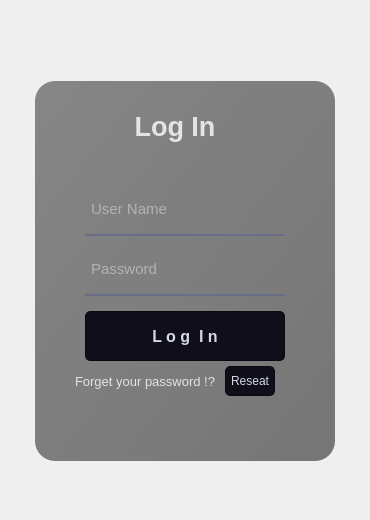
<?xml version="1.0" encoding="UTF-8"?>
<ui version="4.0">
 <class>Frame</class>
 <widget class="QFrame" name="Frame">
  <property name="geometry">
   <rect>
    <x>0</x>
    <y>0</y>
    <width>370</width>
    <height>520</height>
   </rect>
  </property>
  <property name="minimumSize">
   <size>
    <width>370</width>
    <height>520</height>
   </size>
  </property>
  <property name="maximumSize">
   <size>
    <width>400</width>
    <height>550</height>
   </size>
  </property>
  <property name="windowTitle">
   <string>Frame</string>
  </property>
  <property name="styleSheet">
   <string notr="true">/*
Neon Style Sheet for QT Applications (QpushButton)
Author: Jaime A. Quiroga P.
Company: GTRONICK
Last updated: 24/10/2020, 15:42.
Available at: https://github.com/GTRONICK/QSS/blob/master/NeonButtons.qss
*/
QPushButton{
	border-style: solid;
	border-color: #050a0e;
	border-width: 1px;
	border-radius: 5px;
	color: #d3dae3;
	padding: 2px;
	background-color: #100E19;
}
QPushButton::default{
	border-style: solid;
	border-color: #050a0e;
	border-width: 1px;
	border-radius: 5px;
	color: #FFFFFF;
	padding: 2px;
	background-color: #151a1e;
}
QPushButton:hover{
	border-style: solid;
	border-top-color: qlineargradient(spread:pad, x1:0, y1:1, x2:1, y2:1, stop:0 #C0DB50, stop:0.4 #C0DB50, stop:0.5 #100E19, stop:1 #100E19);
    border-bottom-color: qlineargradient(spread:pad, x1:0, y1:1, x2:1, y2:1, stop:0 #100E19, stop:0.5 #100E19, stop:0.6 #C0DB50, stop:1 #C0DB50);
    border-left-color: qlineargradient(spread:pad, x1:0, y1:0, x2:0, y2:1, stop:0 #C0DB50, stop:0.3 #C0DB50, stop:0.7 #100E19, stop:1 #100E19);
    border-right-color: qlineargradient(spread:pad, x1:0, y1:1, x2:0, y2:0, stop:0 #C0DB50, stop:0.3 #C0DB50, stop:0.7 #100E19, stop:1 #100E19);
	border-width: 2px;
    border-radius: 1px;
	color: #d3dae3;
	padding: 2px;
}
QPushButton:pressed{
	border-style: solid;
	border-top-color: qlineargradient(spread:pad, x1:0, y1:1, x2:1, y2:1, stop:0 #d33af1, stop:0.4 #d33af1, stop:0.5 #100E19, stop:1 #100E19);
    border-bottom-color: qlineargradient(spread:pad, x1:0, y1:1, x2:1, y2:1, stop:0 #100E19, stop:0.5 #100E19, stop:0.6 #d33af1, stop:1 #d33af1);
    border-left-color: qlineargradient(spread:pad, x1:0, y1:0, x2:0, y2:1, stop:0 #d33af1, stop:0.3 #d33af1, stop:0.7 #100E19, stop:1 #100E19);
    border-right-color: qlineargradient(spread:pad, x1:0, y1:1, x2:0, y2:0, stop:0 #d33af1, stop:0.3 #d33af1, stop:0.7 #100E19, stop:1 #100E19);
	border-width: 2px;
    border-radius: 1px;
	color: #d3dae3;
	padding: 2px;
}</string>
  </property>
  <layout class="QGridLayout" name="gridLayout_2">
   <item row="0" column="0">
    <widget class="QWidget" name="widget" native="true">
     <property name="sizePolicy">
      <sizepolicy hsizetype="Fixed" vsizetype="Preferred">
       <horstretch>0</horstretch>
       <verstretch>0</verstretch>
      </sizepolicy>
     </property>
     <property name="maximumSize">
      <size>
       <width>340</width>
       <height>500</height>
      </size>
     </property>
     <layout class="QVBoxLayout" name="verticalLayout">
      <item>
       <widget class="QLabel" name="label">
        <property name="sizePolicy">
         <sizepolicy hsizetype="Maximum" vsizetype="Maximum">
          <horstretch>0</horstretch>
          <verstretch>0</verstretch>
         </sizepolicy>
        </property>
        <property name="maximumSize">
         <size>
          <width>320</width>
          <height>420</height>
         </size>
        </property>
        <property name="styleSheet">
         <string notr="true">border-radius:20px;
background-image: url(:/images/bg_login2.jpeg);
</string>
        </property>
        <property name="text">
         <string/>
        </property>
       </widget>
      </item>
     </layout>
     <widget class="QLabel" name="label_2">
      <property name="geometry">
       <rect>
        <x>20</x>
        <y>70</y>
        <width>300</width>
        <height>380</height>
       </rect>
      </property>
      <property name="maximumSize">
       <size>
        <width>320</width>
        <height>420</height>
       </size>
      </property>
      <property name="styleSheet">
       <string notr="true">border-radius:20px;
background-color: qlineargradient(spread:pad, x1:0, y1:0, x2:1, y2:1, stop:0 rgba(0, 0, 0, 166), stop:1 rgba(0, 0, 0, 130));
background-color: qlineargradient(spread:pad, x1:0, y1:0, x2:1, y2:1, stop:0 rgba(0, 0, 0, 112), stop:1 rgba(0, 0, 0, 130));</string>
      </property>
      <property name="text">
       <string/>
      </property>
     </widget>
     <widget class="QLabel" name="label_4">
      <property name="geometry">
       <rect>
        <x>60</x>
        <y>90</y>
        <width>200</width>
        <height>50</height>
       </rect>
      </property>
      <property name="maximumSize">
       <size>
        <width>200</width>
        <height>380</height>
       </size>
      </property>
      <property name="font">
       <font>
        <family>Ubuntu</family>
        <pointsize>20</pointsize>
        <weight>75</weight>
        <bold>true</bold>
       </font>
      </property>
      <property name="styleSheet">
       <string notr="true">color: rgba(255, 255, 255,200);</string>
      </property>
      <property name="text">
       <string>Log In</string>
      </property>
      <property name="alignment">
       <set>Qt::AlignCenter</set>
      </property>
     </widget>
     <widget class="QLineEdit" name="lineEdit">
      <property name="geometry">
       <rect>
        <x>70</x>
        <y>175</y>
        <width>200</width>
        <height>50</height>
       </rect>
      </property>
      <property name="sizePolicy">
       <sizepolicy hsizetype="Maximum" vsizetype="Maximum">
        <horstretch>0</horstretch>
        <verstretch>0</verstretch>
       </sizepolicy>
      </property>
      <property name="minimumSize">
       <size>
        <width>200</width>
        <height>50</height>
       </size>
      </property>
      <property name="maximumSize">
       <size>
        <width>200</width>
        <height>50</height>
       </size>
      </property>
      <property name="sizeIncrement">
       <size>
        <width>0</width>
        <height>0</height>
       </size>
      </property>
      <property name="font">
       <font>
        <pointsize>11</pointsize>
       </font>
      </property>
      <property name="styleSheet">
       <string notr="true">background-color:rgba(0, 0, 0, 0);
border:none;
border-bottom:2px solid rgba(105, 110,  132, 255);
color:rgba(255, 255, 255, 200);
padding-bottom:2px;</string>
      </property>
      <property name="placeholderText">
       <string> User Name</string>
      </property>
     </widget>
     <widget class="QLineEdit" name="lineEdit_2">
      <property name="geometry">
       <rect>
        <x>70</x>
        <y>235</y>
        <width>200</width>
        <height>50</height>
       </rect>
      </property>
      <property name="sizePolicy">
       <sizepolicy hsizetype="Maximum" vsizetype="Maximum">
        <horstretch>0</horstretch>
        <verstretch>0</verstretch>
       </sizepolicy>
      </property>
      <property name="minimumSize">
       <size>
        <width>200</width>
        <height>50</height>
       </size>
      </property>
      <property name="maximumSize">
       <size>
        <width>200</width>
        <height>50</height>
       </size>
      </property>
      <property name="font">
       <font>
        <pointsize>11</pointsize>
       </font>
      </property>
      <property name="styleSheet">
       <string notr="true">background-color:rgba(0, 0, 0, 0);
border:none;
border-bottom:2px solid rgba(105, 110,  132, 255);
color:rgba(255, 255, 255, 200);
padding-bottom:2px;</string>
      </property>
      <property name="echoMode">
       <enum>QLineEdit::Password</enum>
      </property>
      <property name="placeholderText">
       <string> Password</string>
      </property>
     </widget>
     <widget class="QPushButton" name="pushButton">
      <property name="geometry">
       <rect>
        <x>70</x>
        <y>300</y>
        <width>200</width>
        <height>50</height>
       </rect>
      </property>
      <property name="minimumSize">
       <size>
        <width>200</width>
        <height>50</height>
       </size>
      </property>
      <property name="maximumSize">
       <size>
        <width>300</width>
        <height>50</height>
       </size>
      </property>
      <property name="font">
       <font>
        <pointsize>12</pointsize>
        <weight>75</weight>
        <bold>true</bold>
       </font>
      </property>
      <property name="styleSheet">
       <string notr="true"/>
      </property>
      <property name="text">
       <string>L o g  I n</string>
      </property>
     </widget>
     <widget class="QLabel" name="label_5">
      <property name="geometry">
       <rect>
        <x>60</x>
        <y>360</y>
        <width>150</width>
        <height>20</height>
       </rect>
      </property>
      <property name="font">
       <font>
        <pointsize>10</pointsize>
        <weight>50</weight>
        <bold>false</bold>
       </font>
      </property>
      <property name="styleSheet">
       <string notr="true">color: rgba(255, 255, 255,200);</string>
      </property>
      <property name="text">
       <string>Forget your password !?</string>
      </property>
     </widget>
     <widget class="QPushButton" name="pushButton_2">
      <property name="geometry">
       <rect>
        <x>210</x>
        <y>355</y>
        <width>50</width>
        <height>30</height>
       </rect>
      </property>
      <property name="text">
       <string>Reseat</string>
      </property>
     </widget>
     <zorder>label</zorder>
     <zorder>label_2</zorder>
     <zorder>label_4</zorder>
     <zorder>lineEdit</zorder>
     <zorder>lineEdit_2</zorder>
     <zorder>pushButton</zorder>
     <zorder>label_5</zorder>
     <zorder>pushButton_2</zorder>
    </widget>
   </item>
  </layout>
 </widget>
 <resources>
  <include location="../Image.qrc"/>
 </resources>
 <connections/>
</ui>
